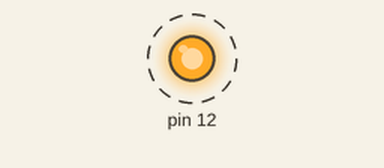
The sketch below on a simulated Arduino Uno, built with avr-gcc and run on an emulated ATmega328P. On the bench: output pins drawn as LEDs (lit = HIGH). Dashed ring = blinking.

Above: at 0.6 s.
Timing chart, 0 to 3.0 s (numbered marks = the images above):
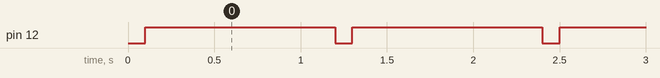

The sketch:

1_led_brightnesss_or_fading1.ino
```cpp
// C++ code
//
int brightness =0;
void setup()
{
  pinMode(12, OUTPUT);
}

void loop()
{
  for (brightness=0;brightness<=255;brightness+=50)
  {
  digitalWrite(12, brightness);
  delay(100); // Wait for 1000 millisecond(s)
 }
  for (brightness=255;brightness>=0;brightness-=50)
  {
  digitalWrite(12, brightness);
  delay(100); // Wait for 1000 millisecond(s)
 }
}
```

Measured:
- by itself, pin 12: alternates HIGH for 1.1 s and LOW for 0.10 s
